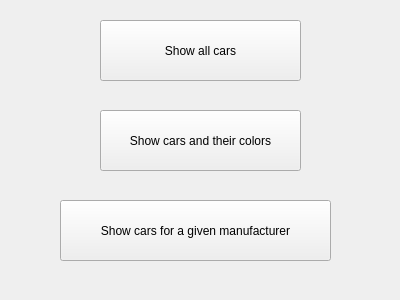
<?xml version="1.0" encoding="UTF-8"?>
<ui version="4.0">
 <class>mainForm</class>
 <widget class="QWidget" name="mainForm">
  <property name="geometry">
   <rect>
    <x>0</x>
    <y>0</y>
    <width>400</width>
    <height>300</height>
   </rect>
  </property>
  <property name="windowTitle">
   <string>mainForm</string>
  </property>
  <widget class="QPushButton" name="firstButton">
   <property name="geometry">
    <rect>
     <x>100</x>
     <y>20</y>
     <width>201</width>
     <height>61</height>
    </rect>
   </property>
   <property name="text">
    <string>Show all cars</string>
   </property>
  </widget>
  <widget class="QPushButton" name="secondButton">
   <property name="geometry">
    <rect>
     <x>100</x>
     <y>110</y>
     <width>201</width>
     <height>61</height>
    </rect>
   </property>
   <property name="text">
    <string>Show cars and their colors</string>
   </property>
  </widget>
  <widget class="QPushButton" name="thirdButton">
   <property name="geometry">
    <rect>
     <x>60</x>
     <y>200</y>
     <width>271</width>
     <height>61</height>
    </rect>
   </property>
   <property name="text">
    <string>Show cars for a given manufacturer</string>
   </property>
  </widget>
 </widget>
 <resources/>
 <connections>
  <connection>
   <sender>firstButton</sender>
   <signal>clicked()</signal>
   <receiver>firstButton</receiver>
   <slot>showFullScreen()</slot>
   <hints>
    <hint type="sourcelabel">
     <x>200</x>
     <y>50</y>
    </hint>
    <hint type="destinationlabel">
     <x>200</x>
     <y>50</y>
    </hint>
   </hints>
  </connection>
 </connections>
</ui>
